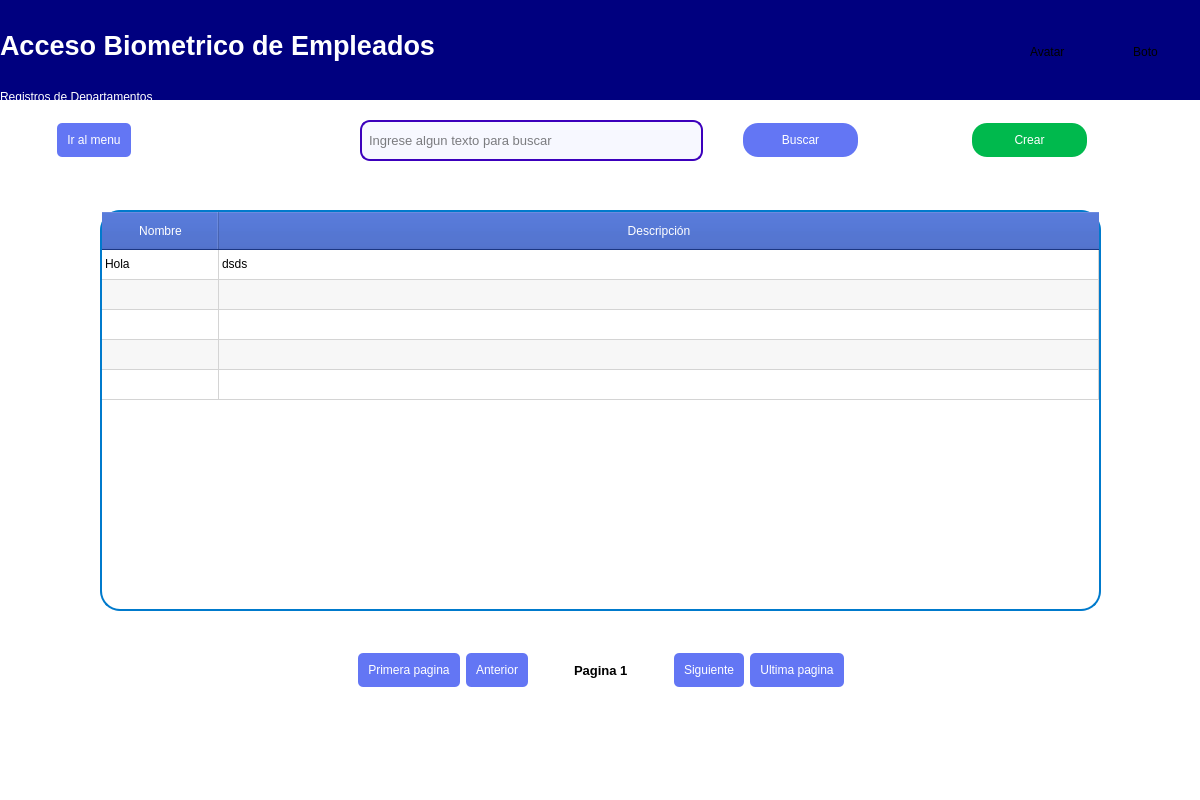
<?xml version="1.0" encoding="UTF-8"?>
<ui version="4.0">
 <class>PaginaDepartamento</class>
 <widget class="QWidget" name="PaginaDepartamento">
  <property name="geometry">
   <rect>
    <x>0</x>
    <y>0</y>
    <width>1200</width>
    <height>800</height>
   </rect>
  </property>
  <property name="sizePolicy">
   <sizepolicy hsizetype="Expanding" vsizetype="Expanding">
    <horstretch>0</horstretch>
    <verstretch>0</verstretch>
   </sizepolicy>
  </property>
  <property name="minimumSize">
   <size>
    <width>600</width>
    <height>400</height>
   </size>
  </property>
  <property name="maximumSize">
   <size>
    <width>1200</width>
    <height>800</height>
   </size>
  </property>
  <property name="font">
   <font>
    <bold>true</bold>
    <stylestrategy>PreferAntialias</stylestrategy>
   </font>
  </property>
  <property name="windowTitle">
   <string>Acceso Biometrico de Empleados</string>
  </property>
  <property name="layoutDirection">
   <enum>Qt::LayoutDirection::LeftToRight</enum>
  </property>
  <property name="styleSheet">
   <string notr="true">background-color:rgb(255, 255, 255);
</string>
  </property>
  <widget class="QFrame" name="frame">
   <property name="geometry">
    <rect>
     <x>0</x>
     <y>0</y>
     <width>1201</width>
     <height>101</height>
    </rect>
   </property>
   <property name="sizePolicy">
    <sizepolicy hsizetype="Expanding" vsizetype="Expanding">
     <horstretch>0</horstretch>
     <verstretch>0</verstretch>
    </sizepolicy>
   </property>
   <property name="styleSheet">
    <string notr="true"> background-color: rgb(0, 0, 127); /* Color azul */
 border-radius: 0px 0px 5px 5px; /* Bordes redondeados */
 box-shadow: 10px 10px rgba(0, 0,0, 0.5); /* Sombra exterior */
</string>
   </property>
   <property name="frameShape">
    <enum>QFrame::Shape::StyledPanel</enum>
   </property>
   <property name="frameShadow">
    <enum>QFrame::Shadow::Sunken</enum>
   </property>
   <property name="lineWidth">
    <number>5</number>
   </property>
   <widget class="QWidget" name="gridLayoutWidget">
    <property name="geometry">
     <rect>
      <x>0</x>
      <y>0</y>
      <width>1201</width>
      <height>104</height>
     </rect>
    </property>
    <layout class="QGridLayout" name="gridLayout" columnstretch="5,1">
     <item row="1" column="0">
      <layout class="QVBoxLayout" name="verticalLayout">
       <property name="spacing">
        <number>0</number>
       </property>
       <item>
        <widget class="QLabel" name="label">
         <property name="enabled">
          <bool>true</bool>
         </property>
         <property name="sizePolicy">
          <sizepolicy hsizetype="Expanding" vsizetype="Expanding">
           <horstretch>0</horstretch>
           <verstretch>0</verstretch>
          </sizepolicy>
         </property>
         <property name="font">
          <font>
           <family>Segoe UI</family>
           <pointsize>20</pointsize>
           <italic>false</italic>
           <bold>true</bold>
           <stylestrategy>PreferDefault</stylestrategy>
           <kerning>true</kerning>
          </font>
         </property>
         <property name="styleSheet">
          <string notr="true">background-color:transparent;/*rgb(0, 3, 206);*/
color:white;
font: 700 20pt &quot;Segoe UI&quot;;</string>
         </property>
         <property name="text">
          <string>Acceso Biometrico de Empleados</string>
         </property>
         <property name="textFormat">
          <enum>Qt::TextFormat::AutoText</enum>
         </property>
         <property name="scaledContents">
          <bool>true</bool>
         </property>
         <property name="alignment">
          <set>Qt::AlignmentFlag::AlignLeading|Qt::AlignmentFlag::AlignLeft|Qt::AlignmentFlag::AlignVCenter</set>
         </property>
         <property name="margin">
          <number>10</number>
         </property>
        </widget>
       </item>
       <item>
        <widget class="QLabel" name="lblnombreVista">
         <property name="styleSheet">
          <string notr="true">background-color:transparent;
font: 700 12pt &quot;Segoe UI&quot;;
color: white;</string>
         </property>
         <property name="frameShadow">
          <enum>QFrame::Shadow::Plain</enum>
         </property>
         <property name="lineWidth">
          <number>0</number>
         </property>
         <property name="text">
          <string>Registros de Departamentos</string>
         </property>
         <property name="alignment">
          <set>Qt::AlignmentFlag::AlignLeading|Qt::AlignmentFlag::AlignLeft|Qt::AlignmentFlag::AlignVCenter</set>
         </property>
         <property name="margin">
          <number>10</number>
         </property>
        </widget>
       </item>
      </layout>
     </item>
     <item row="1" column="1">
      <layout class="QGridLayout" name="gridLayout_4" rowstretch="0,0,0" columnstretch="1,2,1,2,1" rowminimumheight="0,0,0" columnminimumwidth="0,0,0,0,0">
       <item row="1" column="2">
        <spacer name="horizontalSpacer_12">
         <property name="orientation">
          <enum>Qt::Orientation::Horizontal</enum>
         </property>
         <property name="sizeHint" stdset="0">
          <size>
           <width>40</width>
           <height>20</height>
          </size>
         </property>
        </spacer>
       </item>
       <item row="1" column="0">
        <spacer name="horizontalSpacer_13">
         <property name="orientation">
          <enum>Qt::Orientation::Horizontal</enum>
         </property>
         <property name="sizeHint" stdset="0">
          <size>
           <width>40</width>
           <height>20</height>
          </size>
         </property>
        </spacer>
       </item>
       <item row="1" column="4">
        <spacer name="horizontalSpacer_14">
         <property name="orientation">
          <enum>Qt::Orientation::Horizontal</enum>
         </property>
         <property name="sizeHint" stdset="0">
          <size>
           <width>40</width>
           <height>20</height>
          </size>
         </property>
        </spacer>
       </item>
       <item row="0" column="1">
        <spacer name="verticalSpacer_3">
         <property name="orientation">
          <enum>Qt::Orientation::Vertical</enum>
         </property>
         <property name="sizeHint" stdset="0">
          <size>
           <width>20</width>
           <height>40</height>
          </size>
         </property>
        </spacer>
       </item>
       <item row="1" column="1">
        <widget class="QLabel" name="lblAvatar">
         <property name="sizePolicy">
          <sizepolicy hsizetype="Expanding" vsizetype="Expanding">
           <horstretch>0</horstretch>
           <verstretch>0</verstretch>
          </sizepolicy>
         </property>
         <property name="text">
          <string>Avatar</string>
         </property>
        </widget>
       </item>
       <item row="1" column="3">
        <widget class="QPushButton" name="btnConfigBar">
         <property name="sizePolicy">
          <sizepolicy hsizetype="Expanding" vsizetype="Expanding">
           <horstretch>0</horstretch>
           <verstretch>0</verstretch>
          </sizepolicy>
         </property>
         <property name="text">
          <string>Boto</string>
         </property>
        </widget>
       </item>
       <item row="2" column="1">
        <spacer name="verticalSpacer_4">
         <property name="orientation">
          <enum>Qt::Orientation::Vertical</enum>
         </property>
         <property name="sizeHint" stdset="0">
          <size>
           <width>20</width>
           <height>40</height>
          </size>
         </property>
        </spacer>
       </item>
       <item row="2" column="3">
        <spacer name="verticalSpacer_5">
         <property name="orientation">
          <enum>Qt::Orientation::Vertical</enum>
         </property>
         <property name="sizeHint" stdset="0">
          <size>
           <width>20</width>
           <height>40</height>
          </size>
         </property>
        </spacer>
       </item>
       <item row="0" column="3">
        <spacer name="verticalSpacer_6">
         <property name="orientation">
          <enum>Qt::Orientation::Vertical</enum>
         </property>
         <property name="sizeHint" stdset="0">
          <size>
           <width>20</width>
           <height>40</height>
          </size>
         </property>
        </spacer>
       </item>
      </layout>
     </item>
    </layout>
   </widget>
  </widget>
  <widget class="QWidget" name="verticalLayoutWidget_2">
   <property name="geometry">
    <rect>
     <x>0</x>
     <y>100</y>
     <width>1201</width>
     <height>701</height>
    </rect>
   </property>
   <layout class="QVBoxLayout" name="verticalLayout_2">
    <item>
     <widget class="QFrame" name="frame_2">
      <property name="sizePolicy">
       <sizepolicy hsizetype="Expanding" vsizetype="Expanding">
        <horstretch>0</horstretch>
        <verstretch>0</verstretch>
       </sizepolicy>
      </property>
      <property name="frameShape">
       <enum>QFrame::Shape::NoFrame</enum>
      </property>
      <property name="frameShadow">
       <enum>QFrame::Shadow::Sunken</enum>
      </property>
      <property name="lineWidth">
       <number>12</number>
      </property>
      <property name="midLineWidth">
       <number>5</number>
      </property>
      <widget class="QWidget" name="horizontalLayoutWidget_2">
       <property name="geometry">
        <rect>
         <x>0</x>
         <y>550</y>
         <width>1201</width>
         <height>41</height>
        </rect>
       </property>
       <layout class="QHBoxLayout" name="horizontalLayout_2" stretch="1,0,0,0,0,0,0,0,1">
        <item>
         <spacer name="horizontalSpacer">
          <property name="orientation">
           <enum>Qt::Orientation::Horizontal</enum>
          </property>
          <property name="sizeHint" stdset="0">
           <size>
            <width>40</width>
            <height>20</height>
           </size>
          </property>
         </spacer>
        </item>
        <item>
         <widget class="QPushButton" name="btnprimerpagina">
          <property name="cursor">
           <cursorShape>PointingHandCursor</cursorShape>
          </property>
          <property name="styleSheet">
           <string notr="true">QPushButton {
    background-color: rgb(99, 118, 244); /* Color de fondo azul claro */
    color: white; /* Color del texto blanco */
    border: none; /* Sin borde */
    padding: 10px; /* Espaciado interno */
    border-radius: 5px; /* Bordes redondeados */
	font: 700 10pt &quot;Segoe UI&quot;;
}

QPushButton:hover {
    background-color: rgb(76, 64, 207); /* Color más oscuro al pasar el cursor */
}

</string>
          </property>
          <property name="text">
           <string>Primera pagina</string>
          </property>
         </widget>
        </item>
        <item>
         <widget class="QPushButton" name="btnanterior">
          <property name="cursor">
           <cursorShape>PointingHandCursor</cursorShape>
          </property>
          <property name="styleSheet">
           <string notr="true">QPushButton {
    background-color: rgb(99, 118, 244); /* Color de fondo azul claro */
    color: white; /* Color del texto blanco */
    border: none; /* Sin borde */
    padding: 10px; /* Espaciado interno */
    border-radius: 5px; /* Bordes redondeados */
	font: 700 10pt &quot;Segoe UI&quot;;
}

QPushButton:hover {
    background-color: rgb(76, 64, 207); /* Color más oscuro al pasar el cursor */
}

</string>
          </property>
          <property name="text">
           <string>Anterior</string>
          </property>
         </widget>
        </item>
        <item>
         <spacer name="horizontalSpacer_10">
          <property name="orientation">
           <enum>Qt::Orientation::Horizontal</enum>
          </property>
          <property name="sizeHint" stdset="0">
           <size>
            <width>40</width>
            <height>20</height>
           </size>
          </property>
         </spacer>
        </item>
        <item>
         <widget class="QLabel" name="lblnumeropagina">
          <property name="font">
           <font>
            <pointsize>10</pointsize>
            <bold>true</bold>
           </font>
          </property>
          <property name="text">
           <string>Pagina 1</string>
          </property>
         </widget>
        </item>
        <item>
         <spacer name="horizontalSpacer_11">
          <property name="orientation">
           <enum>Qt::Orientation::Horizontal</enum>
          </property>
          <property name="sizeHint" stdset="0">
           <size>
            <width>40</width>
            <height>20</height>
           </size>
          </property>
         </spacer>
        </item>
        <item>
         <widget class="QPushButton" name="btnsiguiente">
          <property name="cursor">
           <cursorShape>PointingHandCursor</cursorShape>
          </property>
          <property name="styleSheet">
           <string notr="true">QPushButton {
    background-color: rgb(99, 118, 244); /* Color de fondo azul claro */
    color: white; /* Color del texto blanco */
    border: none; /* Sin borde */
    padding: 10px; /* Espaciado interno */
    border-radius: 5px; /* Bordes redondeados */
	font: 700 10pt &quot;Segoe UI&quot;;
}

QPushButton:hover {
    background-color: rgb(76, 64, 207); /* Color más oscuro al pasar el cursor */
}

</string>
          </property>
          <property name="text">
           <string>Siguiente</string>
          </property>
         </widget>
        </item>
        <item>
         <widget class="QPushButton" name="btnultimapagina">
          <property name="cursor">
           <cursorShape>PointingHandCursor</cursorShape>
          </property>
          <property name="styleSheet">
           <string notr="true">QPushButton {
    background-color: rgb(99, 118, 244); /* Color de fondo azul claro */
    color: white; /* Color del texto blanco */
    border: none; /* Sin borde */
    padding: 10px; /* Espaciado interno */
    border-radius: 5px; /* Bordes redondeados */
	font: 700 10pt &quot;Segoe UI&quot;;
}

QPushButton:hover {
    background-color: rgb(76, 64, 207); /* Color más oscuro al pasar el cursor */
}

</string>
          </property>
          <property name="text">
           <string>Ultima pagina</string>
          </property>
         </widget>
        </item>
        <item>
         <spacer name="horizontalSpacer_2">
          <property name="orientation">
           <enum>Qt::Orientation::Horizontal</enum>
          </property>
          <property name="sizeHint" stdset="0">
           <size>
            <width>40</width>
            <height>20</height>
           </size>
          </property>
         </spacer>
        </item>
       </layout>
      </widget>
      <widget class="QWidget" name="gridLayoutWidget_2">
       <property name="geometry">
        <rect>
         <x>0</x>
         <y>70</y>
         <width>1201</width>
         <height>481</height>
        </rect>
       </property>
       <layout class="QGridLayout" name="gridLayout_2" rowstretch="0,1,10,1" columnstretch="1,10,1">
        <item row="2" column="1">
         <widget class="QTableWidget" name="tablaPersonas">
          <property name="enabled">
           <bool>true</bool>
          </property>
          <property name="cursor" stdset="0">
           <cursorShape>ArrowCursor</cursorShape>
          </property>
          <property name="mouseTracking">
           <bool>true</bool>
          </property>
          <property name="layoutDirection">
           <enum>Qt::LayoutDirection::LeftToRight</enum>
          </property>
          <property name="styleSheet">
           <string notr="true">QTableWidget {
    background-color: white; /* Celeste */
    border: 2px solid #007acc; /* Borde del contenedor de la tabla */
    border-radius: 20px; /* Esquinas redondeadas */
    box-shadow: 5px 5px 10px rgba(0, 0, 0, 0.3); /* Sombra exterior */
}

QHeaderView::section {
    background-color: rgb(38, 76, 182); /* Color del encabezado */
    color: white; /* Color del texto del encabezado */
    padding: 10px; /* Espaciado interno del encabezado */
	font: 700 10pt &quot;Segoe UI&quot;;
}
</string>
          </property>
          <property name="frameShape">
           <enum>QFrame::Shape::NoFrame</enum>
          </property>
          <property name="frameShadow">
           <enum>QFrame::Shadow::Sunken</enum>
          </property>
          <property name="sizeAdjustPolicy">
           <enum>QAbstractScrollArea::SizeAdjustPolicy::AdjustToContentsOnFirstShow</enum>
          </property>
          <property name="autoScroll">
           <bool>true</bool>
          </property>
          <property name="editTriggers">
           <set>QAbstractItemView::EditTrigger::NoEditTriggers</set>
          </property>
          <property name="showDropIndicator" stdset="0">
           <bool>true</bool>
          </property>
          <property name="dragDropOverwriteMode">
           <bool>false</bool>
          </property>
          <property name="alternatingRowColors">
           <bool>true</bool>
          </property>
          <property name="selectionMode">
           <enum>QAbstractItemView::SelectionMode::SingleSelection</enum>
          </property>
          <property name="selectionBehavior">
           <enum>QAbstractItemView::SelectionBehavior::SelectColumns</enum>
          </property>
          <property name="textElideMode">
           <enum>Qt::TextElideMode::ElideNone</enum>
          </property>
          <property name="verticalScrollMode">
           <enum>QAbstractItemView::ScrollMode::ScrollPerPixel</enum>
          </property>
          <property name="horizontalScrollMode">
           <enum>QAbstractItemView::ScrollMode::ScrollPerPixel</enum>
          </property>
          <attribute name="horizontalHeaderCascadingSectionResizes">
           <bool>false</bool>
          </attribute>
          <attribute name="horizontalHeaderDefaultSectionSize">
           <number>117</number>
          </attribute>
          <attribute name="horizontalHeaderHighlightSections">
           <bool>false</bool>
          </attribute>
          <attribute name="horizontalHeaderShowSortIndicator" stdset="0">
           <bool>false</bool>
          </attribute>
          <attribute name="horizontalHeaderStretchLastSection">
           <bool>true</bool>
          </attribute>
          <attribute name="verticalHeaderVisible">
           <bool>false</bool>
          </attribute>
          <attribute name="verticalHeaderCascadingSectionResizes">
           <bool>false</bool>
          </attribute>
          <attribute name="verticalHeaderStretchLastSection">
           <bool>false</bool>
          </attribute>
          <row>
           <property name="text">
            <string>Nueva fila</string>
           </property>
          </row>
          <row>
           <property name="text">
            <string>Nueva fila</string>
           </property>
          </row>
          <row>
           <property name="text">
            <string>Nueva fila</string>
           </property>
          </row>
          <row>
           <property name="text">
            <string>Nueva fila</string>
           </property>
          </row>
          <row/>
          <column>
           <property name="text">
            <string>Nombre</string>
           </property>
          </column>
          <column>
           <property name="text">
            <string>Descripción</string>
           </property>
          </column>
          <item row="0" column="0">
           <property name="text">
            <string>Hola</string>
           </property>
          </item>
          <item row="0" column="1">
           <property name="text">
            <string>dsds</string>
           </property>
          </item>
          <item row="4" column="0">
           <property name="text">
            <string/>
           </property>
          </item>
          <item row="4" column="1">
           <property name="text">
            <string/>
           </property>
          </item>
         </widget>
        </item>
        <item row="3" column="1">
         <spacer name="verticalSpacer_2">
          <property name="orientation">
           <enum>Qt::Orientation::Vertical</enum>
          </property>
          <property name="sizeHint" stdset="0">
           <size>
            <width>20</width>
            <height>40</height>
           </size>
          </property>
         </spacer>
        </item>
        <item row="2" column="2">
         <spacer name="horizontalSpacer_3">
          <property name="orientation">
           <enum>Qt::Orientation::Horizontal</enum>
          </property>
          <property name="sizeHint" stdset="0">
           <size>
            <width>40</width>
            <height>20</height>
           </size>
          </property>
         </spacer>
        </item>
        <item row="1" column="1">
         <spacer name="verticalSpacer">
          <property name="orientation">
           <enum>Qt::Orientation::Vertical</enum>
          </property>
          <property name="sizeHint" stdset="0">
           <size>
            <width>20</width>
            <height>40</height>
           </size>
          </property>
         </spacer>
        </item>
        <item row="2" column="0">
         <spacer name="horizontalSpacer_4">
          <property name="orientation">
           <enum>Qt::Orientation::Horizontal</enum>
          </property>
          <property name="sizeHint" stdset="0">
           <size>
            <width>40</width>
            <height>20</height>
           </size>
          </property>
         </spacer>
        </item>
       </layout>
      </widget>
      <widget class="QWidget" name="horizontalLayoutWidget_3">
       <property name="geometry">
        <rect>
         <x>0</x>
         <y>20</y>
         <width>1201</width>
         <height>41</height>
        </rect>
       </property>
       <layout class="QHBoxLayout" name="horizontalLayout_3" stretch="1,0,4,6,0,2,2,2,2">
        <property name="spacing">
         <number>0</number>
        </property>
        <item>
         <spacer name="horizontalSpacer_5">
          <property name="orientation">
           <enum>Qt::Orientation::Horizontal</enum>
          </property>
          <property name="sizeHint" stdset="0">
           <size>
            <width>40</width>
            <height>20</height>
           </size>
          </property>
         </spacer>
        </item>
        <item>
         <widget class="QPushButton" name="ir_menu">
          <property name="cursor">
           <cursorShape>PointingHandCursor</cursorShape>
          </property>
          <property name="styleSheet">
           <string notr="true">QPushButton {
    background-color: rgb(99, 118, 244); /* Color de fondo azul claro */
    color: white; /* Color del texto blanco */
    border: none; /* Sin borde */
    padding: 10px; /* Espaciado interno */
    border-radius: 5px; /* Bordes redondeados */
	font: 700 10pt &quot;Segoe UI&quot;;
}

QPushButton:hover {
    background-color: rgb(76, 64, 207); /* Color más oscuro al pasar el cursor */
}</string>
          </property>
          <property name="text">
           <string>Ir al menu</string>
          </property>
         </widget>
        </item>
        <item>
         <spacer name="horizontalSpacer_6">
          <property name="orientation">
           <enum>Qt::Orientation::Horizontal</enum>
          </property>
          <property name="sizeHint" stdset="0">
           <size>
            <width>40</width>
            <height>20</height>
           </size>
          </property>
         </spacer>
        </item>
        <item>
         <widget class="QLineEdit" name="inputbuscar">
          <property name="sizePolicy">
           <sizepolicy hsizetype="Expanding" vsizetype="Expanding">
            <horstretch>0</horstretch>
            <verstretch>0</verstretch>
           </sizepolicy>
          </property>
          <property name="font">
           <font>
            <pointsize>10</pointsize>
           </font>
          </property>
          <property name="styleSheet">
           <string notr="true"> QLineEdit {
        background-color: rgb(247, 248, 255);
        color: rgb(0, 0, 0);
        border: 2px solid rgb(60, 0, 188);
        padding: 5px;
        border-radius: 10px;
		
    }

    QLineEdit:focus {
        border: 2px solid darkblue;
    }
</string>
          </property>
          <property name="placeholderText">
           <string>Ingrese algun texto para buscar</string>
          </property>
         </widget>
        </item>
        <item>
         <spacer name="horizontalSpacer_7">
          <property name="orientation">
           <enum>Qt::Orientation::Horizontal</enum>
          </property>
          <property name="sizeHint" stdset="0">
           <size>
            <width>40</width>
            <height>20</height>
           </size>
          </property>
         </spacer>
        </item>
        <item>
         <widget class="QPushButton" name="btnbuscar">
          <property name="cursor">
           <cursorShape>PointingHandCursor</cursorShape>
          </property>
          <property name="styleSheet">
           <string notr="true">QPushButton {
    background-color: rgb(99, 118, 244); /* Color de fondo azul claro */
    color: white; /* Color del texto blanco */
    border: none; /* Sin borde */
    padding: 10px; /* Espaciado interno */
    border-radius: 15px; /* Bordes redondeados */
	font: 700 10pt &quot;Segoe UI&quot;;
}

QPushButton:hover {
    background-color: rgb(76, 64, 207); /* Color más oscuro al pasar el cursor */
}</string>
          </property>
          <property name="text">
           <string>Buscar</string>
          </property>
         </widget>
        </item>
        <item>
         <spacer name="horizontalSpacer_8">
          <property name="orientation">
           <enum>Qt::Orientation::Horizontal</enum>
          </property>
          <property name="sizeHint" stdset="0">
           <size>
            <width>40</width>
            <height>20</height>
           </size>
          </property>
         </spacer>
        </item>
        <item>
         <widget class="QPushButton" name="btncrear">
          <property name="cursor">
           <cursorShape>PointingHandCursor</cursorShape>
          </property>
          <property name="styleSheet">
           <string notr="true">QPushButton {
    background-color: rgb(0, 185, 77); /* Color de fondo azul claro */
    color: white; /* Color del texto blanco */
    border: none; /* Sin borde */
    padding: 10px; /* Espaciado interno */
    border-radius: 15px; /* Bordes redondeados */
	font: 700 10pt &quot;Segoe UI&quot;;
}

QPushButton:hover {
    background-color: rgb(0, 214, 50); /* Color más oscuro al pasar el cursor */
}</string>
          </property>
          <property name="text">
           <string>Crear</string>
          </property>
         </widget>
        </item>
        <item>
         <spacer name="horizontalSpacer_9">
          <property name="orientation">
           <enum>Qt::Orientation::Horizontal</enum>
          </property>
          <property name="sizeHint" stdset="0">
           <size>
            <width>40</width>
            <height>20</height>
           </size>
          </property>
         </spacer>
        </item>
       </layout>
      </widget>
     </widget>
    </item>
   </layout>
  </widget>
 </widget>
 <resources/>
 <connections/>
</ui>
